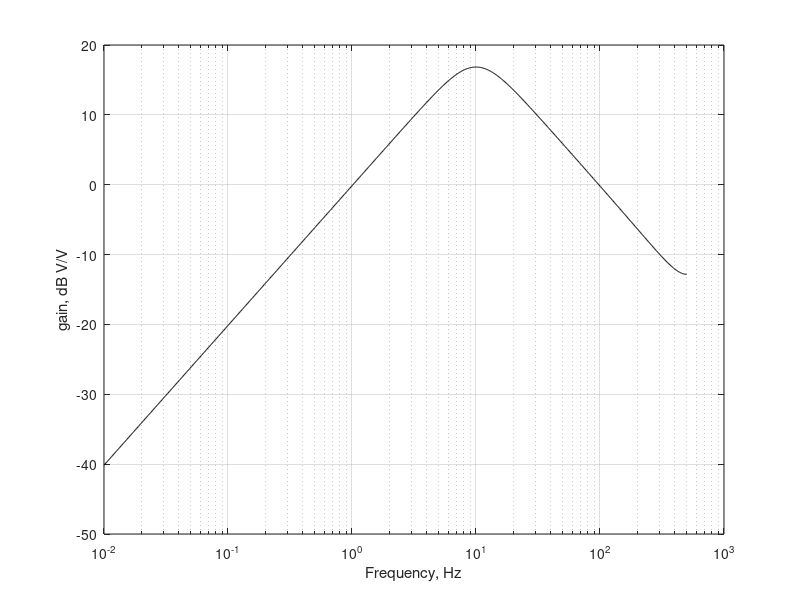

This figure's MATLAB source:
% DASAR_A_equalization.m

%%
Fs = 1000; % sample rate, Hz

% equalizer rev C
% used to equalize Sparton DIFAR sonobuoy head omni phone response
% The raw sonobuoy response is like a differentiator, with a +19 to +20dB/dec slope.
% This equalizer is mostly an integrator, with some shaping near Nyquist to get rid
% of aliasing effects and a high-pass filter cascaded to reduce low frequency gain

f1 = 100; % Hz
a1 = 1; % gain @ f1 (ignoring high-pass), V/V

% integrator
a = [1 -1]; % gain of integrator is cos(w/2)/sin(w), w = [0,2*pi] around unit circle

% hf zero
k = (f1/Fs)*2*pi;
b = a1 * sin(k)/cos(k/2) * [1 0.15]/1.15; % 0.15 eyeball adhoc
%b=a1;
% b = a1 * sin(k)/cos(k/2);

% high-pass
f_hp = 10; % high-pass -3 dB break freq, Hz
[bb,aa] = butter(2,f_hp/(Fs/2),'high');

a_eqC2 = conv(a,aa);
b_eqC2 = conv(b,bb);

ff = [logspace(-2,log10(500),1000)]';
[h_eqC2,w] = freqz(b_eqC2,a_eqC2,ff*pi*(2/Fs));
figure
semilogx(w/pi *(Fs/2),20*log10(abs(h_eqC2)),'k')
grid on
xlabel('Frequency, Hz')
ylabel('gain, dB V/V')